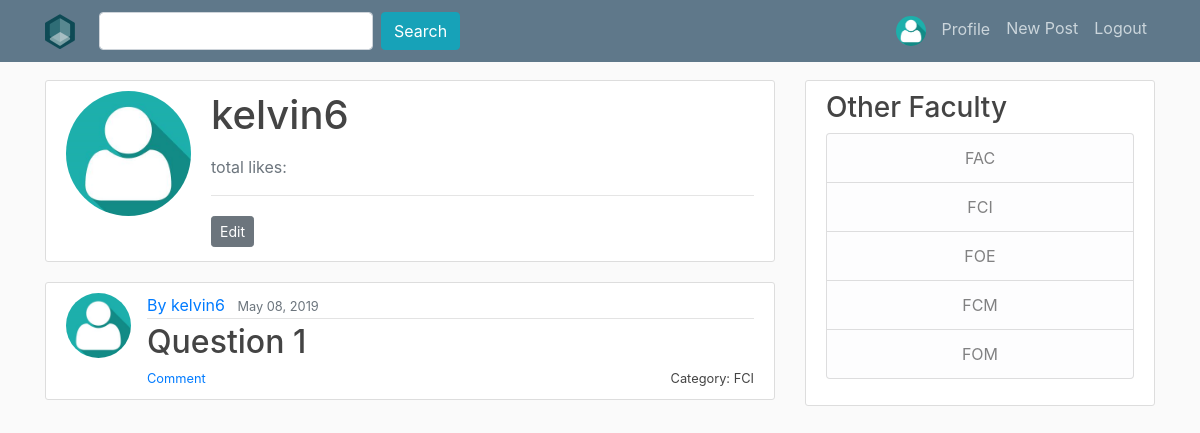
Page /profile/ (signed in) on the earlier database version.
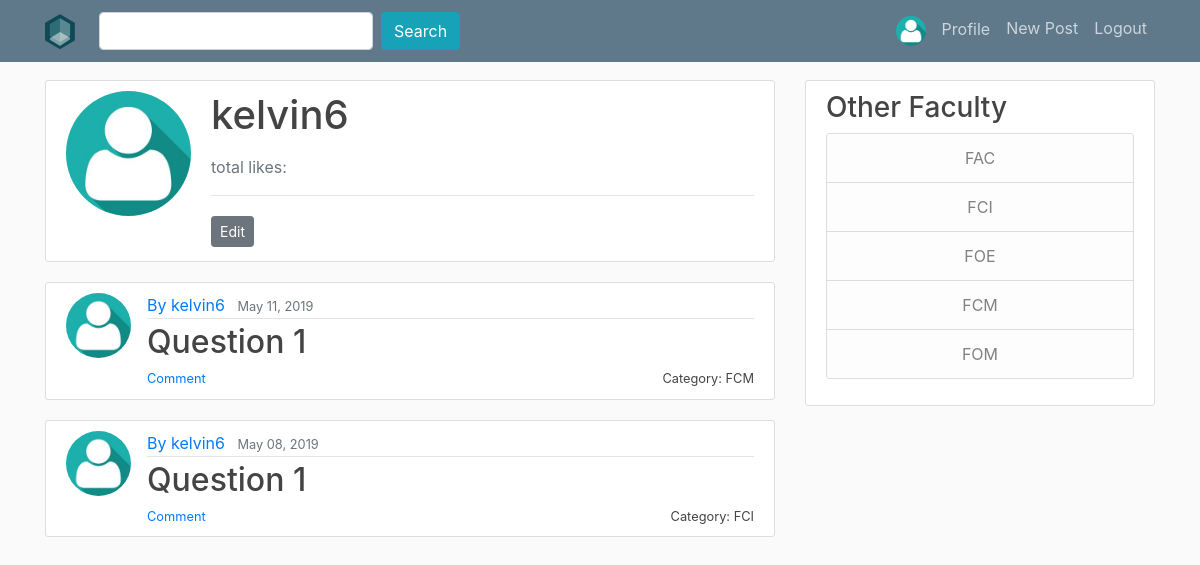
Same page on the later database version.
### QnA/models.py (models this page shows, shortened)
class question (models.Model):
    title = models.CharField(max_length=100) #use charfield to limit user input
    liked_by = models.ManyToManyField(User,related_name='liked_by_question',blank = True)
    like = models.IntegerField(default=0)
    slug = models.SlugField(max_length=100)
    content = models.TextField() #use TextField if there is no limit for the content
    date_published = models.DateTimeField(default=timezone.now) #auto-select the current time
    category = models.ForeignKey(category,on_delete=models.CASCADE)
    author = models.ForeignKey(User, on_delete=models.CASCADE) #if the user is deleted the question will be deleted

class category (models.Model):
    category = models.CharField(max_length=100)
    slug = models.SlugField(max_length=100,unique=True)
    def __str__(self):
        return self.category

### users/models.py (models this page shows, shortened)
class Profile(models.Model):
    user = models.OneToOneField(User, on_delete=models.CASCADE)
    image = models.ImageField(default="default.png", upload_to="profile_pics")

### users/views.py (the view)
# urls.py: path('profile/', ProfileListView.as_view(template_name='users/profile.html'), name='profile'),
class ProfileListView(ListView):
    model = question
    template_name : 'users/profile.html'
    context_object_name = 'question'
    ordering = ['-date_published']
    paginate_by = 5

### users/templates/users/profile.html (shortened to what this page needs)
{% extends "QnA/base.html" %}
{% block content %}
<div class="content-section">
        <div class="media">
          <img class="rounded-circle account-img" src="{{ user.profile.image.url }}">
          <div class="media-body">
            <h2 class="account-heading">{{ user.username }}</h2>
            <p class="text-secondary">total likes:{{ reward.points }}</p>
            <hr>
            <a class="btn btn-secondary btn-sm mt-1 mb-1" href="{% url 'profile_update' %}">Edit</a>
          </div>
        </div>
      </div>
  {% for question in question %}
  {% if question.author == user %}
  <article class="media content-section">
    <img class="rounded-circle article-img" src="{{ user.profile.image.url }}">
    <div class="media-body">
      <div class="article-metadata">
        <a class="mr-2" href="" >By {{ question.author }}</a>
        <small class="text-muted">{{ question.date_published|date:"F d, Y" }}</small>
      </div>
      <h2><a class="article-title" style="display : inline" href="{% url 'question-detail' question.slug question.pk %}" >{{ question.title }}</a></h2>
      <small class="article-title" style="float: right" >Category: {{ question.category }}</small>
      <small class="article-title" style="float: left" ><a href="{% url 'question-detail' question.slug question.pk %}">Comment</a></small>
    </div>
  </article>
  {% endif %}
{% endfor %}
{% endblock content %}

Differences in the rows shown:
added question: profile.image (placeholder picture), author "kelvin6", date_published "May 11, 2019", title "Question 1", category "FCM"
